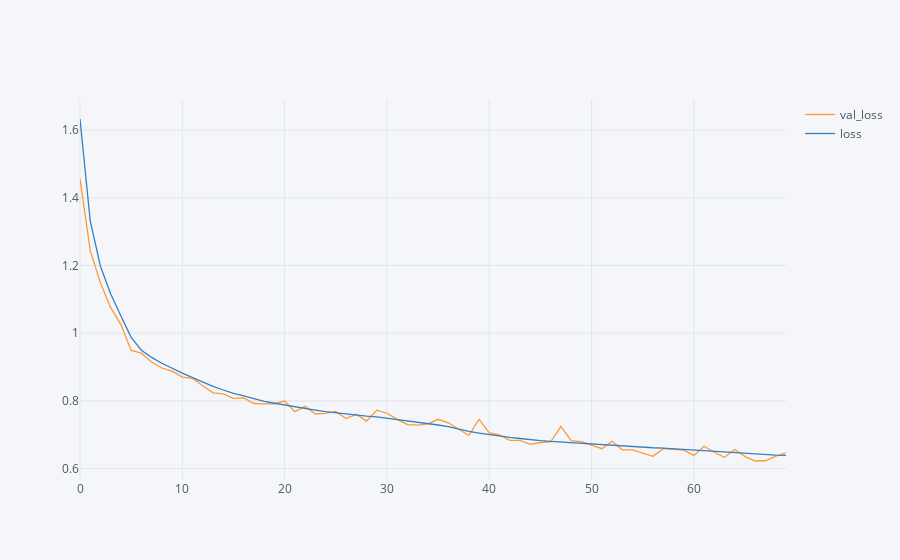

The code cell stored with this chart in its notebook:
### Markdown cell above
#### Model loss plot

### Code cell
history_pd = pd.DataFrame.from_dict(history.history)
history_pd.iplot(kind='line')
